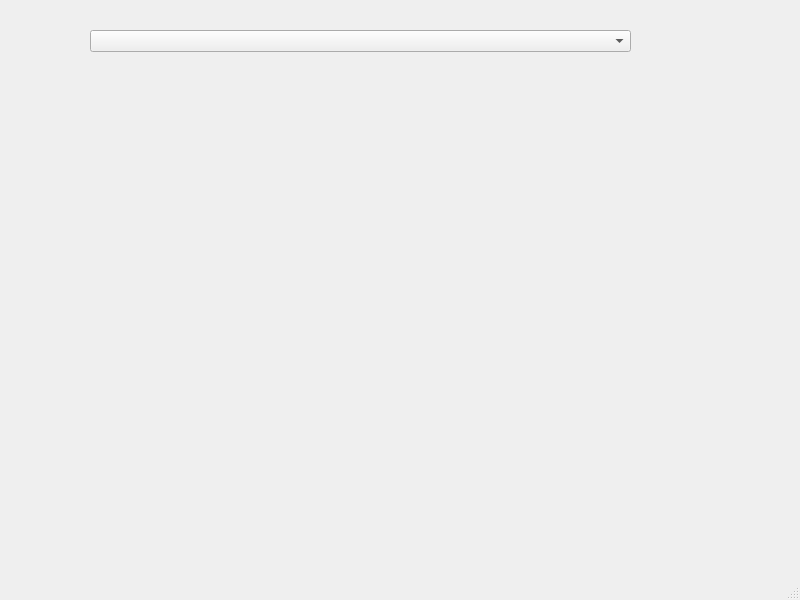
<?xml version="1.0" encoding="UTF-8"?>
<ui version="4.0">
 <class>MainWindow</class>
 <widget class="QMainWindow" name="MainWindow">
  <property name="geometry">
   <rect>
    <x>0</x>
    <y>0</y>
    <width>800</width>
    <height>600</height>
   </rect>
  </property>
  <property name="windowTitle">
   <string>MainWindow</string>
  </property>
  <widget class="QWidget" name="centralwidget">
   <widget class="QComboBox" name="comboBox">
    <property name="geometry">
     <rect>
      <x>90</x>
      <y>30</y>
      <width>541</width>
      <height>22</height>
     </rect>
    </property>
   </widget>
  </widget>
  <widget class="QMenuBar" name="menubar">
   <property name="geometry">
    <rect>
     <x>0</x>
     <y>0</y>
     <width>800</width>
     <height>26</height>
    </rect>
   </property>
  </widget>
  <widget class="QStatusBar" name="statusbar"/>
 </widget>
 <resources/>
 <connections/>
</ui>
